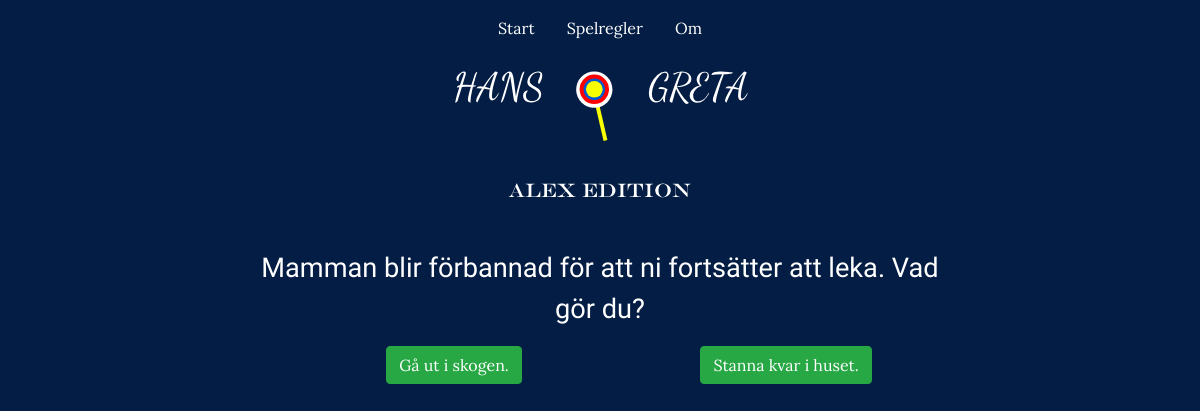
The app's page /php/index.php?id=2 with its own data.
### tables this page shows
CREATE TABLE `story` (
  `id` int(10) unsigned NOT NULL AUTO_INCREMENT,
  `body` text NOT NULL,
  PRIMARY KEY (`id`)
);

CREATE TABLE `links` (
  `id` int(10) unsigned NOT NULL AUTO_INCREMENT,
  `story_id` int(10) unsigned NOT NULL,
  `target_id` int(10) unsigned NOT NULL,
  `description` varchar(255) NOT NULL,
  PRIMARY KEY (`id`),
  KEY `story_id` (`story_id`),
  KEY `target_id` (`target_id`),
  CONSTRAINT `links_ibfk_1` FOREIGN KEY (`story_id`) REFERENCES `story` (`id`) ON DELETE CASCADE ON UPDATE CASCADE,
  CONSTRAINT `links_ibfk_2` FOREIGN KEY (`target_id`) REFERENCES `story` (`id`) ON DELETE CASCADE ON UPDATE CASCADE
);

### php/views/index_layout.php (called while the page is built)
<?php include 'head.php'?>
<?php include 'main.php'?>
<?php include 'foot.php'?>

### php/index.php (called while the page is built, shortened)
<?php
include 'include/db.php';
$filteredId = 1;
if (isset ($_GET['id'])) {
    $filteredId = filter_input(INPUT_GET, 'id', FILTER_VALIDATE_INT);
}
$sth = $dbh->prepare('SELECT *
                    FROM story
                    WHERE id = :filteredId');
$sth->bindParam('filteredId', $filteredId);
$sth->execute();
$story = $sth->fetch(PDO::FETCH_ASSOC);
$sth = $dbh->prepare('SELECT * FROM links
                    WHERE story_id = :filteredId');
$sth->bindParam('filteredId', $filteredId);
$sth->execute();
$links = $sth->fetchAll(PDO::FETCH_ASSOC);
include 'views/index_layout.php';
?>

### php/views/buttons.php (the view)
<div class="container">
  <div class="row">
    <div class="col text-center">
    <a href="?id=<?= $link['target_id']?>">
      <button class="btn btn-success">
          <li>
                <?= $link['description'] ?>
            </li>
        </button>
        </a>
    </div>
  </div>
</div>

### php/views/main.php
<body>
    <main>
    <?php include 'navbar.php'?>
        <p>
            <?= $story['body'] ?>
        </p>
        <ul>
            <?php foreach ($links as $link): ?>
            <?php include 'buttons.php'?>
            <?php endforeach ?>
        </ul>
    </main>

### php/css/style.css (style rules this page uses)
body { background-color: #031D44; font-size: 16px; }
main { width: 60%; margin: 0 auto; }
p { color: white; text-align: center; font-family: 'Maitree', serif; }
a { color: white; font-family: 'Lora', serif; }
ul { list-style: none; display: flex; justify-content: space-evenly; }
button { align-content: center; }
html { scroll-behavior: smooth; }
@media (min-width: 576px) { p { font-size: 0,4em; } }
@media (min-width: 576px) { a { font-size: 0,5em; } }
@media (min-width: 768px) { p { font-size: 1.2em; } }
@media (min-width: 768px) { a { font-size: 0,75em; } }
@media (min-width: 992px) { p { font-size: 1.4em; } }
@media (min-width: 992px) { a { font-size: 1,05em; } }
@media (min-width: 1200px) { p { font-size: 1.7em; } }
@media (min-width: 1200px) { a { font-size: 1,3em; } }

### records on screen
story: body "Mamman blir förbannad för att ni fortsätter att leka. Vad gör du?"
links: description "Gå ut i skogen."
links: description "Stanna kvar i huset."
